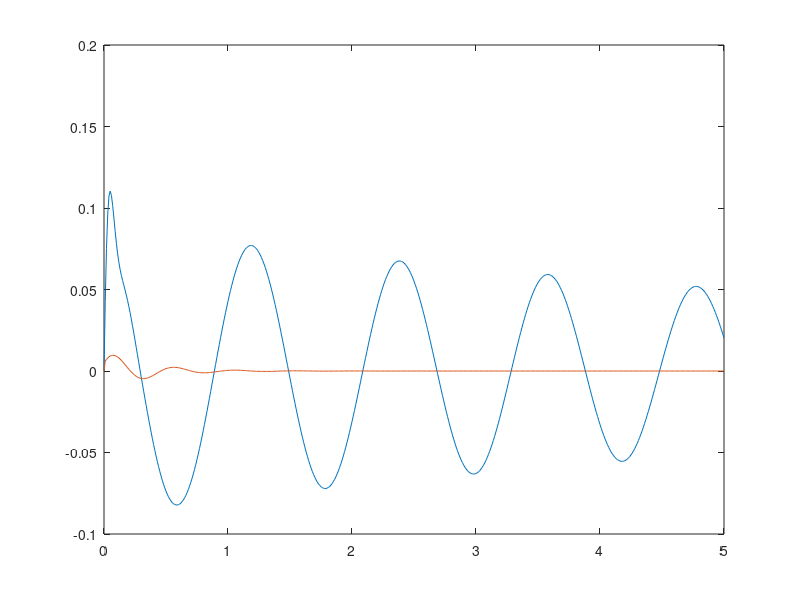

The MATLAB source for this figure:
%http://ctms.engin.umich.edu/CTMS/index.php?example=Suspension&section=ControlStateSpace

pkg load control


arguments = argv();

r= str2double(arguments{1});

function ret = car(r)

m1 = 2500; m2 = 320;
k1 = 80000; k2 = 500000;
b1 = 350; b2 = 15020;
A=[0 1 0 0;-(b1*b2)/(m1*m2) 0 ((b1/m1)*((b1/m1)+(b1/m2)+(b2/m2)))-(k1/m1) -(b1/m1);b2/m2 0 -((b1/m1)+(b1/m2)+(b2/m2)) 1;k2/m2 0 -((k1/m1)+(k1/m2)+(k2/m2)) 0];
B=[0 0;1/m1 (b1*b2)/(m1*m2);0 -(b2/m2);(1/m1)+(1/m2) -(k2/m2)];
C=[0 0 1 0]; D=[0 0];
Aa = [[A,[0 0 0 0]'];[C, 0]];
Ba = [B;[0 0]];
Ca = [C,0]; Da = D;
K = [0 2.3e6 5e8 0 8e6];
sys = ss(Aa-Ba(:,1)*K,Ba,Ca,Da);

t = 0:0.01:5;
r =0.1;
initX1=0;
initX1d=0;
initX2=0;
initX2d=0;
[y,t,x]=lsim(sys*[0;1],r*ones(size(t)),t,[initX1;initX1d;initX2;initX2d;0]);
plot(t,y)


r = -0.1;
[y,t,x]=lsim(sys*[0;1],r*ones(size(t)),t,x(size(x,1),:));
plot(t,y)

%odporucam si pozriet aj tento graf. Takto to vyzera, ked tam nie je pouzity regulator pre tlmic
sys0 = ss(A,B,C,D);
[y0,t,x0]=lsim(sys0*[0;1],r*ones(size(t)),t,[initX1;initX1d;initX2;initX2d]);
plot(t,y0,t,y)


ret = [x(:,1), x(:,3)];

endfunction

disp(car(r));